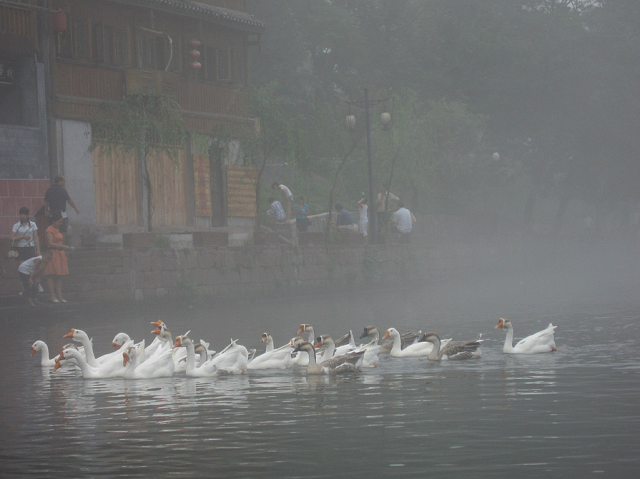
%> input picture Projects/Haze Removal/dataset/Fog.bmp, 640 x 479 px; its folder holds only this picture in this run
$ octave main.m   (GNU Octave 9; MATLAB toolbox functions it lacks are replaced by stand-ins)
%> lines starting %> are read from the running program, lines starting %| are printed output that depends on the picture; in (x1, y1, x2, y2) boxes, pixels count from 0 and x2, y2 are one past the last pixel; in counts of white or black regions, pixels touching at a corner belong together; the program's own positions count from 1
### Projects/Haze Removal/src/getDarkChannel_He.m
function I_dark = getDarkChannel_He(I, batch_size)
    d = floor(batch_size / 2);
    Channel_min = min(I, [], 3);
    I_dark = ordfilt2(Channel_min, 1, ones(batch_size, batch_size), 'symmetric');
end

### Projects/Haze Removal/src/getA_He.m
function [A] = getA_He(I, I_dark, alpha)
    [m, n, ~] = size(I);
    I_gray = rgb2gray(I);
    num_pixels = floor(alpha * numel(I));
    [~, indices] = sort(I_dark(:), 'descend');
    max_intensity = -1;
    A = [0, 0, 0];
    for p = 1 : num_pixels
        index = indices(p);
        [i, j] = ind2sub([m, n], index);
        if (I_gray(i, j, 1) > max_intensity)
            A = I(i, j, :);
        end
    end
    A = repmat(reshape(A, 1, 1, 3), m, n);
end

### Projects/Haze Removal/src/dehaze_He.m
function [J, tilde_t, t, I_dark] = dehaze_He(I, gamma)
    % Single Image Haze Removal Using Dark Channel Prior, He et al.
    % Use Guided Filter instead of Laplacian matrix in soft matting

    if nargin < 2
        gamma = 0.6;
    end
    % Get Dark Channel
    I_dark = getDarkChannel_He(I, 5);

    % Get A
    A = getA_He(I, I_dark, 0.001);

    % Estimating the Transmission
    omega = 0.95;
    tilde_t = 1 - omega * double(I_dark) ./ A;

    % Guided filter
    s = floor(min(size(I, 1), size(I, 2)) / 16);
    r = 4 * s;
    t = fastguidedfilter_color(I, tilde_t(:, :, 1), r, 0.001, s);

    % final results
    J = (I - A) ./ max(t, 0.1) + A;
    J(J > 1) = 1;
    J(J < 0) = 0;
    J = J .^ gamma;
end

### Projects/Haze Removal/src/fastguidedfilter_color.m
function q = fastguidedfilter_color(I, p, r, eps, s)
%   GUIDEDFILTER_COLOR   O(1) time implementation of guided filter using a color image as the guidance.
%   - source: http://kaiminghe.com/eccv10/
%   - guidance image: I (should be a color (RGB) image)
%   - filtering input image: p (should be a gray-scale/single channel image)
%   - local window radius: r
%   - regularization parameter: eps
%   - subsampling ratio: s (try s = r/4 to s=r)

I_sub = imresize(I, 1/s, 'nearest'); % NN is often enough
p_sub = imresize(p, 1/s, 'nearest');
r_sub = r / s; % make sure this is an integer

[hei, wid] = size(p_sub);
N = boxfilter(ones(hei, wid), r_sub); % the size of each local patch; N=(2r+1)^2 except for boundary pixels.

mean_I_r = boxfilter(I_sub(:, :, 1), r_sub) ./ N;
mean_I_g = boxfilter(I_sub(:, :, 2), r_sub) ./ N;
mean_I_b = boxfilter(I_sub(:, :, 3), r_sub) ./ N;

mean_p = boxfilter(p_sub, r_sub) ./ N;

mean_Ip_r = boxfilter(I_sub(:, :, 1).*p_sub, r_sub) ./ N;
mean_Ip_g = boxfilter(I_sub(:, :, 2).*p_sub, r_sub) ./ N;
mean_Ip_b = boxfilter(I_sub(:, :, 3).*p_sub, r_sub) ./ N;

% covariance of (I, p) in each local patch.
cov_Ip_r = mean_Ip_r - mean_I_r .* mean_p;
cov_Ip_g = mean_Ip_g - mean_I_g .* mean_p;
cov_Ip_b = mean_Ip_b - mean_I_b .* mean_p;

% variance of I in each local patch: the matrix Sigma in Eqn (14).
% Note the variance in each local patch is a 3x3 symmetric matrix:
%           rr, rg, rb
%   Sigma = rg, gg, gb
%           rb, gb, bb
var_I_rr = boxfilter(I_sub(:, :, 1).*I_sub(:, :, 1), r_sub) ./ N - mean_I_r .*  mean_I_r;
var_I_rg = boxfilter(I_sub(:, :, 1).*I_sub(:, :, 2), r_sub) ./ N - mean_I_r .*  mean_I_g;
var_I_rb = boxfilter(I_sub(:, :, 1).*I_sub(:, :, 3), r_sub) ./ N - mean_I_r .*  mean_I_b;
var_I_gg = boxfilter(I_sub(:, :, 2).*I_sub(:, :, 2), r_sub) ./ N - mean_I_g .*  mean_I_g;
var_I_gb = boxfilter(I_sub(:, :, 2).*I_sub(:, :, 3), r_sub) ./ N - mean_I_g .*  mean_I_b;
var_I_bb = boxfilter(I_sub(:, :, 3).*I_sub(:, :, 3), r_sub) ./ N - mean_I_b .*  mean_I_b;

a = zeros(hei, wid, 3);
for y=1:hei
    for x=1:wid
        Sigma = [var_I_rr(y, x), var_I_rg(y, x), var_I_rb(y, x);
            var_I_rg(y, x), var_I_gg(y, x), var_I_gb(y, x);
            var_I_rb(y, x), var_I_gb(y, x), var_I_bb(y, x)];

        cov_Ip = [cov_Ip_r(y, x), cov_Ip_g(y, x), cov_Ip_b(y, x)];

        a(y, x, :) = cov_Ip * inv(Sigma + eps * eye(3)); % very inefficient. Replace this in your C++ code.
    end
end

b = mean_p - a(:, :, 1) .* mean_I_r - a(:, :, 2) .* mean_I_g - a(:, :, 3) .* mean_I_b; % Eqn. (15) in the paper;

mean_a(:, :, 1) = boxfilter(a(:, :, 1), r_sub)./N;
mean_a(:, :, 2) = boxfilter(a(:, :, 2), r_sub)./N;
mean_a(:, :, 3) = boxfilter(a(:, :, 3), r_sub)./N;
mean_b = boxfilter(b, r_sub)./N;

mean_a = imresize(mean_a, [size(I, 1), size(I, 2)], 'bilinear'); % bilinear is recommended
mean_b = imresize(mean_b, [size(I, 1), size(I, 2)], 'bilinear');
q = mean_a(:, :, 1) .* I(:, :, 1)...
    + mean_a(:, :, 2) .* I(:, :, 2)...
    + mean_a(:, :, 3) .* I(:, :, 3)...
    + mean_b;
end

### Projects/Haze Removal/src/boxfilter.m
function imDst = boxfilter(imSrc, r)

%   BOXFILTER   O(1) time box filtering using cumulative sum
%
%   - Definition imDst(x, y)=sum(sum(imSrc(x-r:x+r,y-r:y+r)));
%   - Running time independent of r;
%   - Equivalent to the function: colfilt(imSrc, [2*r+1, 2*r+1], 'sliding', @sum);
%   - But much faster.

[hei, wid] = size(imSrc);
imDst = zeros(size(imSrc));

%cumulative sum over Y axis
imCum = cumsum(imSrc, 1);
%difference over Y axis
imDst(1:r+1, :) = imCum(1+r:2*r+1, :);
imDst(r+2:hei-r, :) = imCum(2*r+2:hei, :) - imCum(1:hei-2*r-1, :);
imDst(hei-r+1:hei, :) = repmat(imCum(hei, :), [r, 1]) - imCum(hei-2*r:hei-r-1, :);

%cumulative sum over X axis
imCum = cumsum(imDst, 2);
%difference over Y axis
imDst(:, 1:r+1) = imCum(:, 1+r:2*r+1);
imDst(:, r+2:wid-r) = imCum(:, 2*r+2:wid) - imCum(:, 1:wid-2*r-1);
imDst(:, wid-r+1:wid) = repmat(imCum(:, wid), [1, r]) - imCum(:, wid-2*r:wid-r-1);
end

### Projects/Haze Removal/src/getA_Kim.m
function [A, canvas] = getA_Kim(I)
    canvas = I;
    [m, n, ~] = size(I);
    region = I;
    bound =  [1, size(I, 1), 1, size(I, 2)];
    while(1)
        mid_row = floor(size(region, 1) / 2);
        if (mid_row < min(m, n) / 8)
            break;
        end
        mid_col = floor(size(region, 2) / 2);
        subRegions{4} = {};
        % 1 3
        % 2 4
        subRegions{1} = region(1 : mid_row, 1 : mid_col, :);
        subRegions{2} = region(mid_row + 1 : end, 1 : mid_col, :);
        subRegions{3} = region(1 : mid_row, mid_col + 1 : end, :);
        subRegions{4} = region(mid_row + 1 : end, mid_col + 1 : end, :);
        score = zeros(1, 4);
        for k = 1 : 4
            R = subRegions{k}(:, :, 1);
            G = subRegions{k}(:, :, 2);
            B = subRegions{k}(:, :, 3);
            scoreR = mean(R(:)) - std(R(:));
            scoreG = mean(G(:)) - std(G(:));
            scoreB = mean(B(:)) - std(B(:));
            score(k) = scoreR + scoreG + scoreB;
        end
        [~, ind] = max(score);
        region = subRegions{ind};
        mid_row_index = floor((bound(1) + bound(2)) / 2);
        mid_col_index = floor((bound(3) + bound(4)) / 2);
        canvas = insertShape(canvas, 'Line', [mid_col_index, bound(1), mid_col_index, bound(2)], 'Color', 'red', 'Opacity', 1, 'LineWidth', 3);
        canvas = insertShape(canvas, 'Line', [bound(3), mid_row_index, bound(4), mid_row_index], 'Color', 'red', 'Opacity', 1, 'LineWidth', 3);
        switch ind
            case 1
                bound(2) = mid_row_index;
                bound(4) = mid_col_index;
            case 2
                bound(1) = mid_row_index;
                bound(4) = mid_col_index;
            case 3
                bound(2) = mid_row_index;
                bound(3) = mid_col_index;
            case 4
                bound(1) = mid_row_index;
                bound(3) = mid_col_index;
        end
    end
    canvas = insertShape(canvas, 'FilledRectangle', [bound(3), bound(1), bound(4) - bound(3), bound(2) - bound(1)], 'Color', 'Red');
    % choose the color vector
    distance = vecnorm(region - 1, 2, 3);
    [~, p] = min(distance(:));
    [mm, nn, ~] = size(region);
    [i, j] = ind2sub([mm, nn], p);
    A = region(i, j, :);
    A = repmat(A, m, n);
end

### Projects/Haze Removal/src/estimateT_Kim.m
function t = estimateT_Kim(I, A, block_size, lambda)
    [m, n, ~] = size(I);
    t = zeros(m, n);
    for row = 1 : block_size : m
        row_end = row + block_size - 1;
        if row_end > m
            row_end = m;
        end
        for col = 1 : block_size : n
            col_end = col + block_size - 1;
            if col_end > n
                col_end = n;
            end
            t(row : row_end, col : col_end) = estimateTBlock_Kim(I(row : row_end, col : col_end, :),...
            A(row : row_end, col : col_end, :), lambda);
        end
    end
end

### Projects/Haze Removal/src/dehaze_Kim.m
function [J, tilde_t, t, canvas] = dehaze_Kim(I, gamma)
    % Optimized contrast enhancement for real-time image and video
    % dehazing, Kim et al.

    if nargin < 2
        gamma = 0.8;
    end
    s = floor(min(size(I, 1), size(I, 2)) / 16);
    r = 4 * s;
    % get atmosphere
    [A, canvas] = getA_Kim(I);

    % estimate t
    tilde_t = estimateT_Kim(I, A, 32, 1);

    % guided filter to refine t
    t = fastguidedfilter_color(I, tilde_t, r, 0.001, s);

    % get result
    J = (I - A) ./ max(t, 0.1) + A;
    J(J > 1) = 1;
    J(J < 0) = 0;
    J = J .^ gamma;
end

### Projects/Haze Removal/src/main.m
%% get all image from dataset
clear dataset;
dirs = dir('../dataset');
dataset{numel(dirs) - 2} = {};
for i = 3 : numel(dirs)
    dataset{i - 2} = dirs(i).name;
end

%% get all the results automatically
dataset_pre = '../dataset/';
result_pre = '../results/';
for i = 1 : numel(dataset)
    disp(dataset{i});
    I = im2double(imread([dataset_pre dataset{i}]));
    J_He = dehaze_He(I);
%> in getDarkChannel_He, `I_dark = ordfilt2(Channel_min, 1, ones(batch_size, batch_size), 'symme..`:
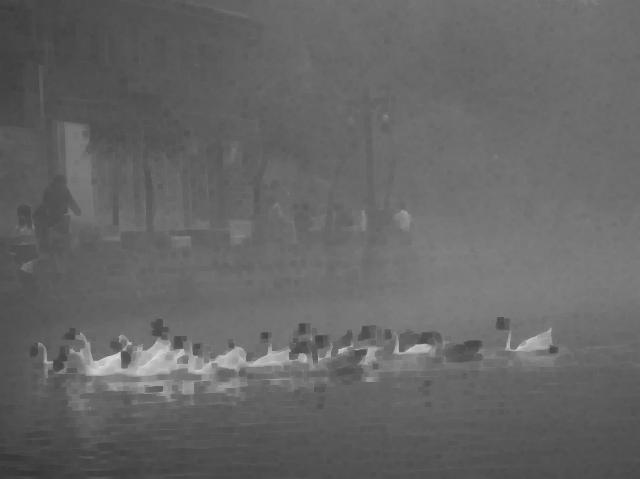
%> I_dark: size 479x640 double; min 0.212, max 0.847, mean 0.4
%> the loop in getA_He, `for p = 1 : num_pixels` made 919 passes
%> (index, i, j, A) on passes 1 to 12: (73646, 359, 154, [0.867 0.867 0.859]), (73168, 360, 153, [0.863 0.863 0.855]), (74125, 359, 155, [0.851 0.851 0.847]), (74124, 358, 155, [0.867 0.867 0.875]), (74602, 357, 156, [0.878 0.878 0.886]), (75080, 356, 157, [0.878 0.878 0.882]), (75081, 357, 157, [0.875 0.875 0.886]), (53528, 359, 112, [0.859 0.855 0.859]), (54007, 359, 113, [0.863 0.863 0.863]), (54486, 359, 114, [0.867 0.867 0.867]), (56401, 358, 118, [0.847 0.843 0.855]), (73645, 358, 154, [0.878 0.878 0.886])
%> after the loop in getA_He, `for p = 1 : num_pixels`: A = [0.812 0.816 0.8]
%> in dehaze_He, `J(J > 1) = 1;`: J: size 479x640x3 double; mean R, G, B 0.113, 0.122, 0.132; mean of the top-left, top-right, bottom-left and bottom-right quarters 0.09, 0.106, 0.158, 0.135
    J_Kim = dehaze_Kim(I);
%> the loop in getA_Kim, `while(1)` made 4 passes
%> ind on passes 1 to 3: 3, 4, 2
%> pass 1, in getA_Kim, `canvas = insertShape(canvas, 'Line', [bound(3), mid_row_index, bound(4..`:
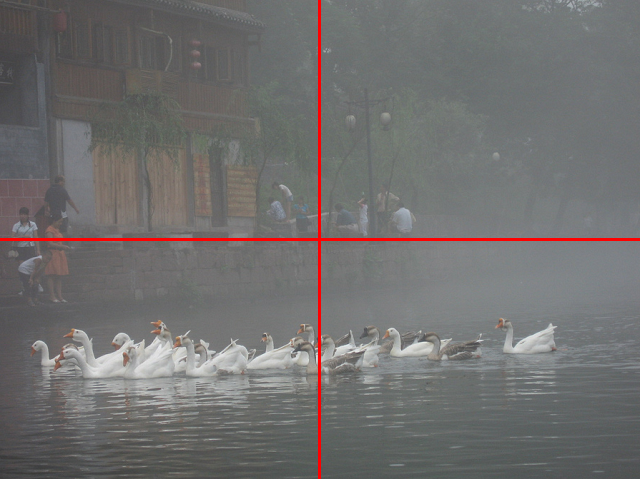
%> canvas: size 479x640x3 double; mean R, G, B 0.442, 0.437, 0.435
%> after the loop in getA_Kim, `while(1)`:
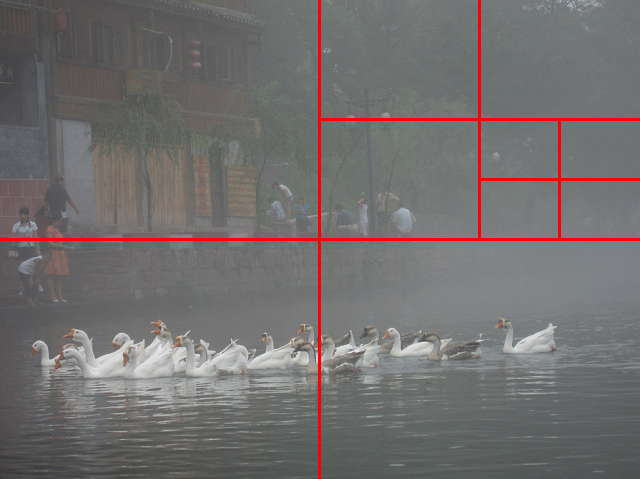
%> canvas: size 479x640x3 double; mean R, G, B 0.447, 0.434, 0.432
%> after the loop in getA_Kim, `while(1)`: bound = [180 240 480 560]; score = [1.34 1.42 1.33 1.38]; subRegions = 4 items
%> in getA_Kim, `canvas = insertShape(canvas, 'FilledRectangle', [bound(3), bound(1), b..`: canvas: size 479x640x3 double; 1.43% of pixels changed, all inside (x1, y1, x2, y2) = (481, 181, 558, 238)
%> in getA_Kim, `[~, p] = min(distance(:));`: p = 3230
%> in getA_Kim, `[i, j] = ind2sub([mm, nn], p);`: i = 50; j = 54
%> in getA_Kim, `A = region(i, j, :);`: A = [0.51 0.522 0.522]
%> after the loop in estimateT_Kim, `for row = 1 : block_size : m`:
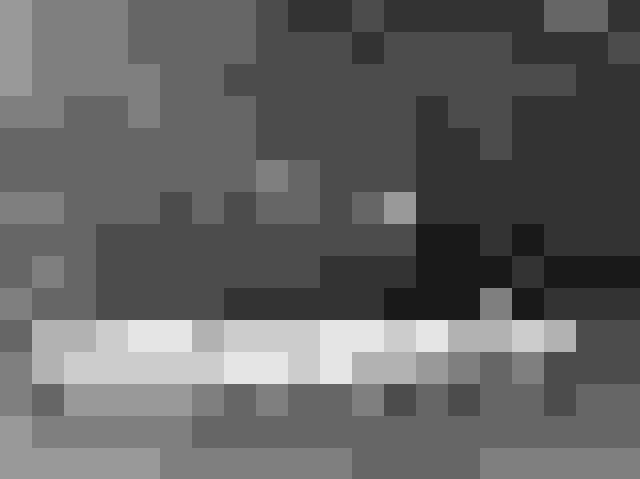
%> t: size 479x640 double; min 0.1, max 0.9, mean 0.389
%> call 2 of fastguidedfilter_color, with r = 116, eps = 0.001, s = 29
%> in fastguidedfilter_color (call 2), `q = mean_a(:, :, 1) .* I(:, :, 1) + mean_a(:, :, 2) .* I(:, :, 2) + me..`:
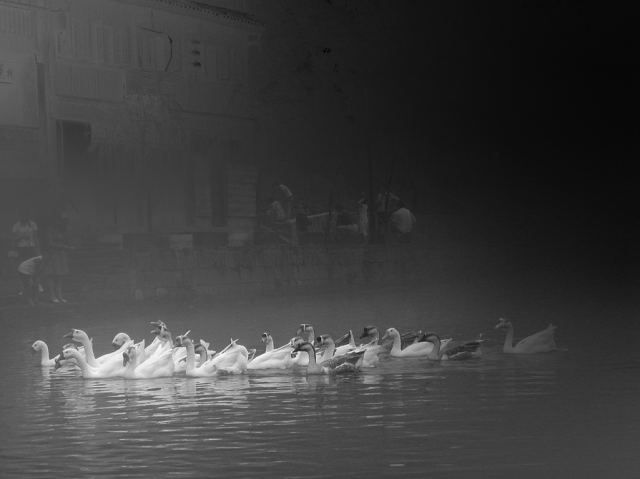
%> q: size 479x640 double; min 0.204, max 1, mean 0.4; drawn with min black and max white
%> in dehaze_Kim, `J(J > 1) = 1;`: J: size 479x640x3 double; mean R, G, B 0.306, 0.308, 0.304
%> in dehaze_Kim, `J(J < 0) = 0;`:
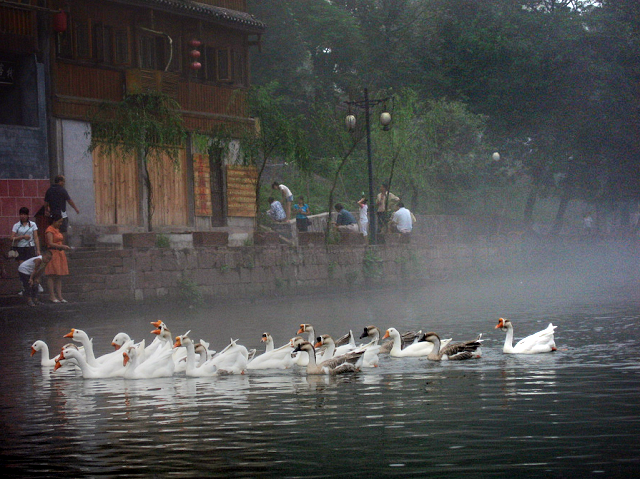
%> J: size 479x640x3 double; mean R, G, B 0.307, 0.308, 0.304; mean of the top-left, top-right, bottom-left and bottom-right quarters 0.228, 0.292, 0.345, 0.359
%> in dehaze_Kim, `J = J .^ gamma;`:
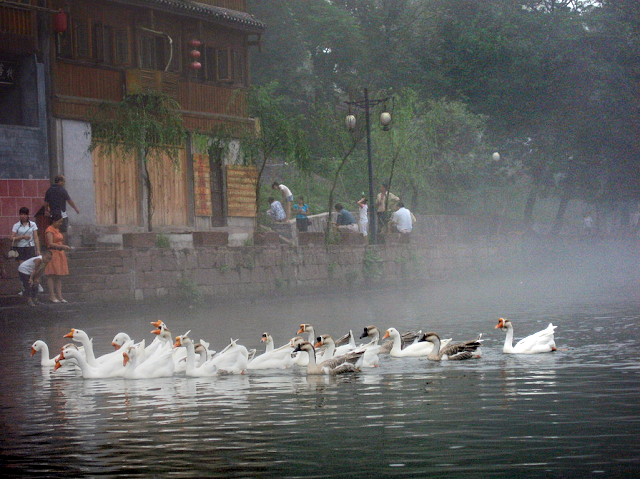
%> J: size 479x640x3 double; mean R, G, B 0.38, 0.381, 0.377
    imwrite(I, [result_pre dataset{i}(1 : end - 4) '.jpg']);
    imwrite(J_He, [result_pre dataset{i}(1 : end - 4) '_He.jpg']);
    imwrite(J_Kim, [result_pre dataset{i}(1 : end - 4) '_Kim.jpg']);
end

$ run again, on Projects/Haze Removal/dataset/forest1.jpg
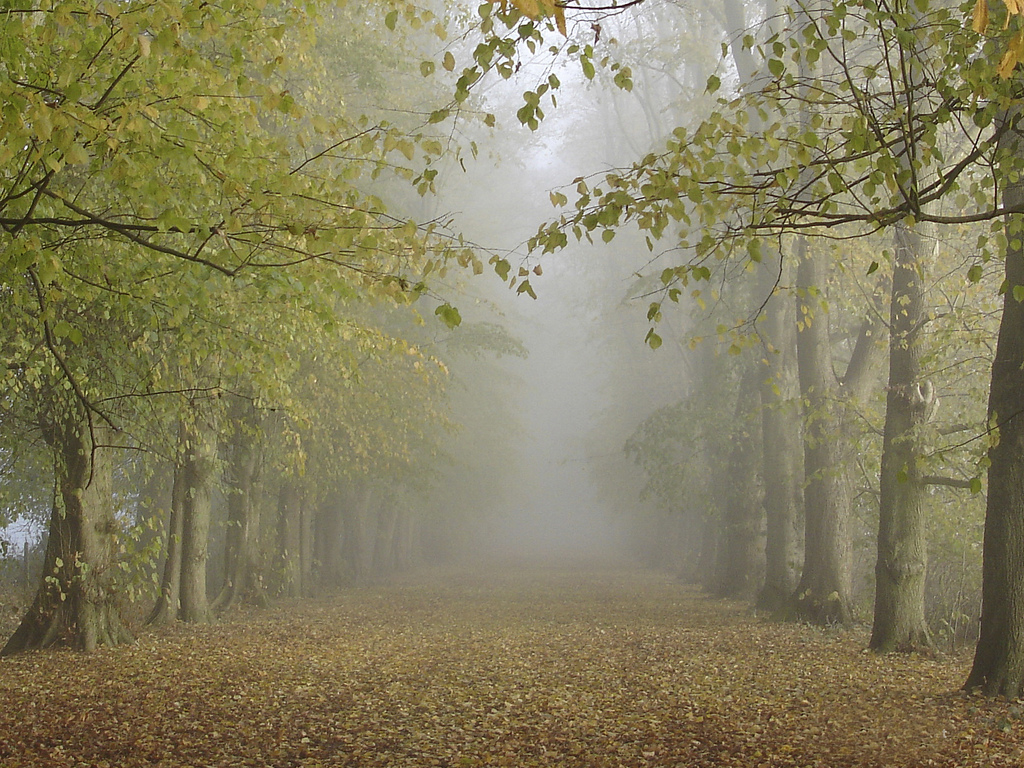
%> input picture Projects/Haze Removal/dataset/forest1.jpg, 1024 x 768 px
%> the loop in getA_He, `for p = 1 : num_pixels` made 2359 passes
%> (index, i, j, A) on passes 1 to 8: (425542, 70, 555, [0.957 0.976 1]), (425543, 71, 555, [0.945 0.965 0.988]), (431690, 74, 563, [0.945 0.957 0.992]), (431691, 75, 563, [0.941 0.953 0.98]), (431692, 76, 563, [0.945 0.957 0.984]), (420899, 35, 549, [0.961 0.976 0.988]), (426310, 70, 556, [0.961 0.98 1]), (426311, 71, 556, [0.945 0.965 0.988])
%> after the loop in getA_He, `for p = 1 : num_pixels`: A = [0.835 0.851 0.863]
%> the loop in getA_Kim, `while(1)` made 4 passes
%> ind on passes 1 to 3: 3, 1, 2
%> after the loop in getA_Kim, `while(1)`: bound = [96 192 512 640]; score = [1.57 1.9 1.76 1.19]; subRegions = 4 items
%> in getA_Kim, `distance = vecnorm(region - 1, 2, 3);`:
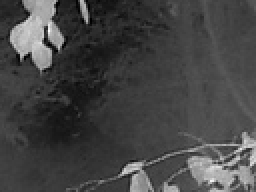
%> distance: size 96x128 double (shown 2 times larger); min 0, max 1.52, mean 0.414; drawn with min black and max white
%> p = 3947
%> in getA_Kim, `[i, j] = ind2sub([mm, nn], p);`: i = 11; j = 42
%> in getA_Kim, `A = region(i, j, :);`: A = [1 1 1]
%> in dehaze_Kim, `J = (I - A) ./ max(t, 0.1) + A;`:
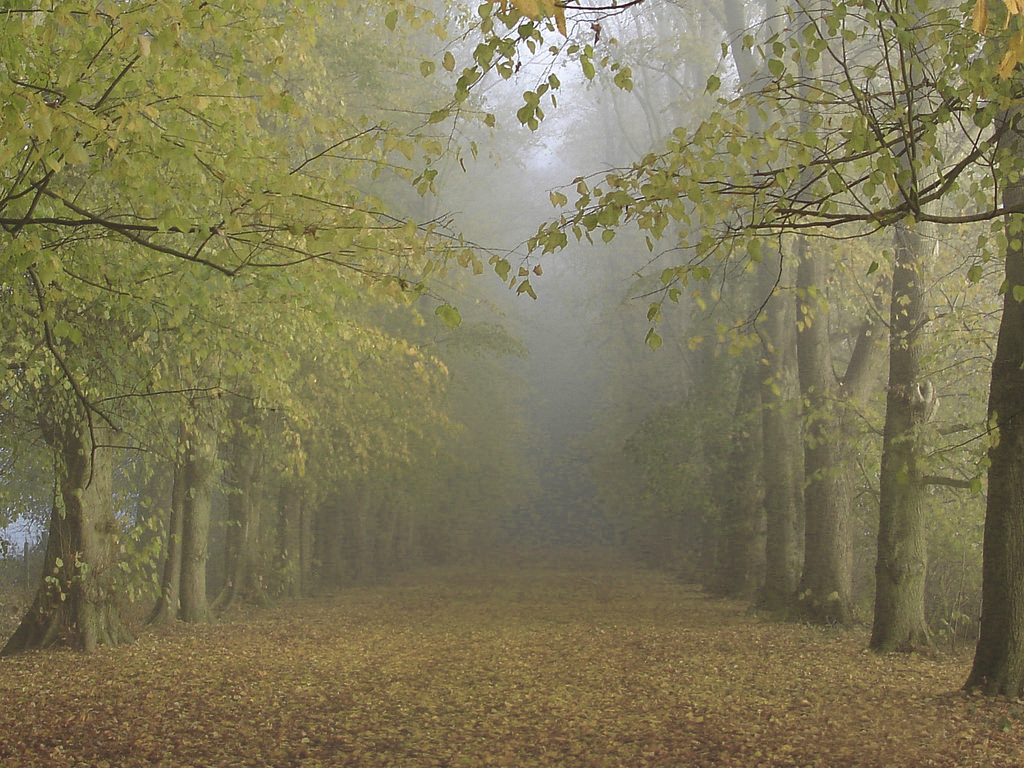
%> J: size 768x1024x3 double; mean R, G, B 0.46, 0.433, 0.294; drawn with min black and max white
